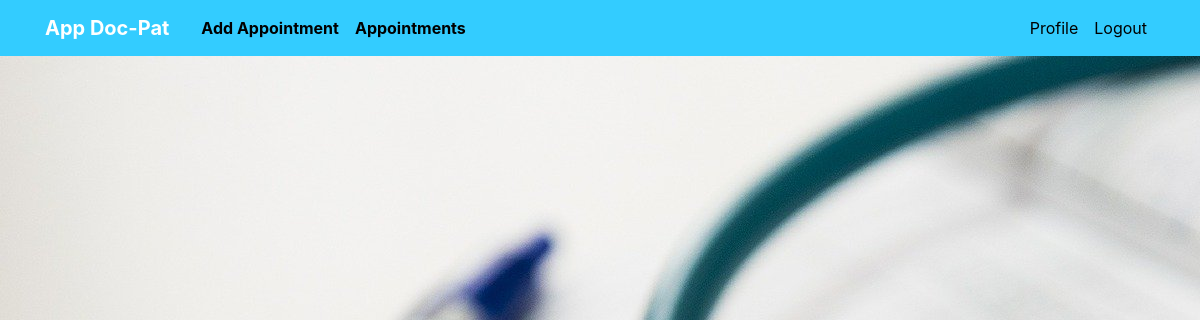
Before: /show_app/ (signed in) with the older database file.
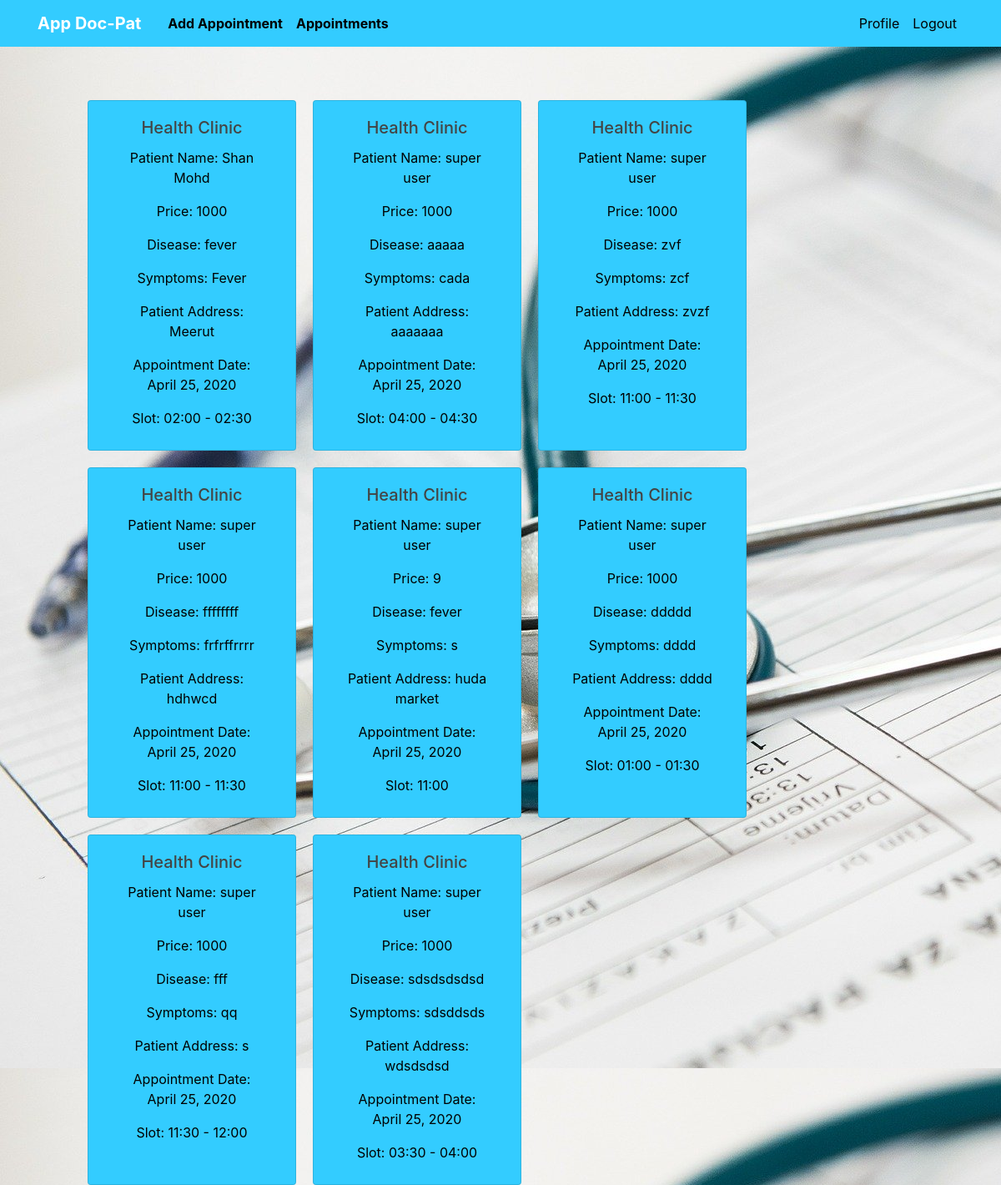
After: the same page with the newer database file.
### users/models.py (models this page shows, shortened)
class Appointment(models.Model):
    TIMEPERIOD= (
    ('11:00 - 11:30','11:00 - 11:30'),
    ('11:30 - 12:00','11:30 - 12:00'),
    ('12:00 - 12:30','12:00 - 12:30'),
    ('12:30 - 01:00','12:30 - 01:00'),
    ('02:00 - 02:30','02:00 - 02:30'),
    ("02:30 - 03:00",'02:30 - 03:00'),
    ("03:00 - 03:30",'03:00 - 03:30'),
    ('03:30 - 04:00','03:30 - 04:00'),
    ('04:30 - 05:00','04:30 - 05:00'),
    ('05:30 - 06:00','05:30 - 06:00'),
    )
    slots = models.CharField(choices=TIMEPERIOD, max_length=200,null=True, blank=True)
    clinic_name = models.CharField(max_length=100)
    price = models.IntegerField()
    appointment_date = models.DateField()
    clinic_address = models.CharField(max_length=200)
    patient_address = models.CharField(max_length=200)
    disease = models.CharField(max_length=100)
    symptoms = models.CharField(max_length=200)
    patient = models.ForeignKey(Patient, on_delete=models.CASCADE)
    doctor = models.ForeignKey(Doctor, on_delete=models.CASCADE)

class Patient(models.Model):
    user = models.OneToOneField(User, on_delete=models.CASCADE, primary_key=True)
    def __str__(self):
        return self.user.get_full_name()

class User(AbstractUser):
    PATIENT = 1
    DOCTOR = 2
    ROLE_CHOICES = (
        (PATIENT, 'Patient'),
        (DOCTOR, 'Doctor'),
    )
    GENDER_CHOICES = (
        ('M', 'Male'),
        ('F', 'Female'),
        ('O', 'Other'),
    )
    role = models.PositiveSmallIntegerField(choices=ROLE_CHOICES, null=True, blank=True)
    gender = models.CharField(max_length=1, choices=GENDER_CHOICES, null=True, blank=True, default="None")
    date_of_birth = models.DateField(null=True, blank=True)

### users/views.py (the view)
# urls.py: path('show_app/', Show_appListView.as_view(), name='show_app'),
class Show_appListView(LoginRequiredMixin, ListView):
    template_name = "users/show_app.html"
    context_object_name = "app_name"
    def get_queryset(self):
        current_user = self.request.user
        in_doc = Doctor.objects.get(pk=current_user.pk)
        now = timezone.now()
        upcoming = Appointment.objects.filter(
            doctor=in_doc, appointment_date__gte=now).order_by('appointment_date')
        return list(upcoming)
    def get_context_data(self, **kwargs):
        current_user = self.request.user
        now = timezone.now()
        in_doc = Doctor.objects.get(pk=current_user.pk)
        context = super(Show_appListView, self).get_context_data(**kwargs)
        context['passed'] = Appointment.objects.filter(doctor=in_doc, appointment_date__lt=now).order_by(
            '-appointment_date')
        return context

### users/templates/users/show_app.html (shortened to what this page needs)
{% extends "users/base.html" %}
{% load static %}
{% load crispy_forms_tags %}
{% block content %}
<div class="row" style="display:flex; flex-direction:row; ">
    {% for i in app_name %}
<div class="card col-sm" style="min-width:250px;  background:#33ccff;
 max-width:220px;text-align:center;
 min-height:420px;margin-left:20px; margin-top:20px">
  <div class="card-body" >
                <h5 class="card-title">{{ i.clinic_name }}</h5>
                <p class="card-text">Patient Name: {{ i.patient }}</p>
                <p class="card-text">Price: {{ i.price }}</p>
                <p class="card-text">Disease: {{ i.disease }}</p>
                <p class="card-text">Symptoms: {{ i.symptoms }}</p>
                <p class="card-text">Patient Address: {{ i.patient_address }}</p>
                <p class="card-text">Appointment Date: {{ i.appointment_date }}</p>
                <p class="card-text">Slot: {{ i.slots }}</p>
  </div>
</div>
{% endfor %}
  </div>
{% endblock %}

Changed rows visible on the page:
added Appointment: clinic_name "Health Clinic", patient "Shan Mohd", price "1000", disease "fever", symptoms "Fever", patient_address "Meerut", appointment_date "April 25, 2020", slots "02:00 - 02:30"
added Appointment: clinic_name "Health Clinic", patient "super user", price "1000", disease "aaaaa", symptoms "cada", patient_address "aaaaaaa", appointment_date "April 25, 2020", slots "04:00 - 04:30"
added Appointment: clinic_name "Health Clinic", patient "super user", price "1000", disease "zvf", symptoms "zcf", patient_address "zvzf", appointment_date "April 25, 2020", slots "11:00 - 11:30"
added Appointment: clinic_name "Health Clinic", patient "super user", price "1000", disease "ffffffff", symptoms "frfrffrrrr", patient_address "hdhwcd", appointment_date "April 25, 2020", slots "11:00 - 11:30"
added Appointment: clinic_name "Health Clinic", patient "super user", price "9", disease "fever", symptoms "s", patient_address "huda market", appointment_date "April 25, 2020", slots "11:00"
added Appointment: clinic_name "Health Clinic", patient "super user", price "1000", disease "ddddd", symptoms "dddd", patient_address "dddd", appointment_date "April 25, 2020", slots "01:00 - 01:30"
added Appointment: clinic_name "Health Clinic", patient "super user", price "1000", disease "fff", symptoms "qq", patient_address "s", appointment_date "April 25, 2020", slots "11:30 - 12:00"
added Appointment: clinic_name "Health Clinic", patient "super user", price "1000", disease "sdsdsdsdsd", symptoms "sdsddsds", patient_address "wdsdsdsd", appointment_date "April 25, 2020", slots "03:30 - 04:00"
